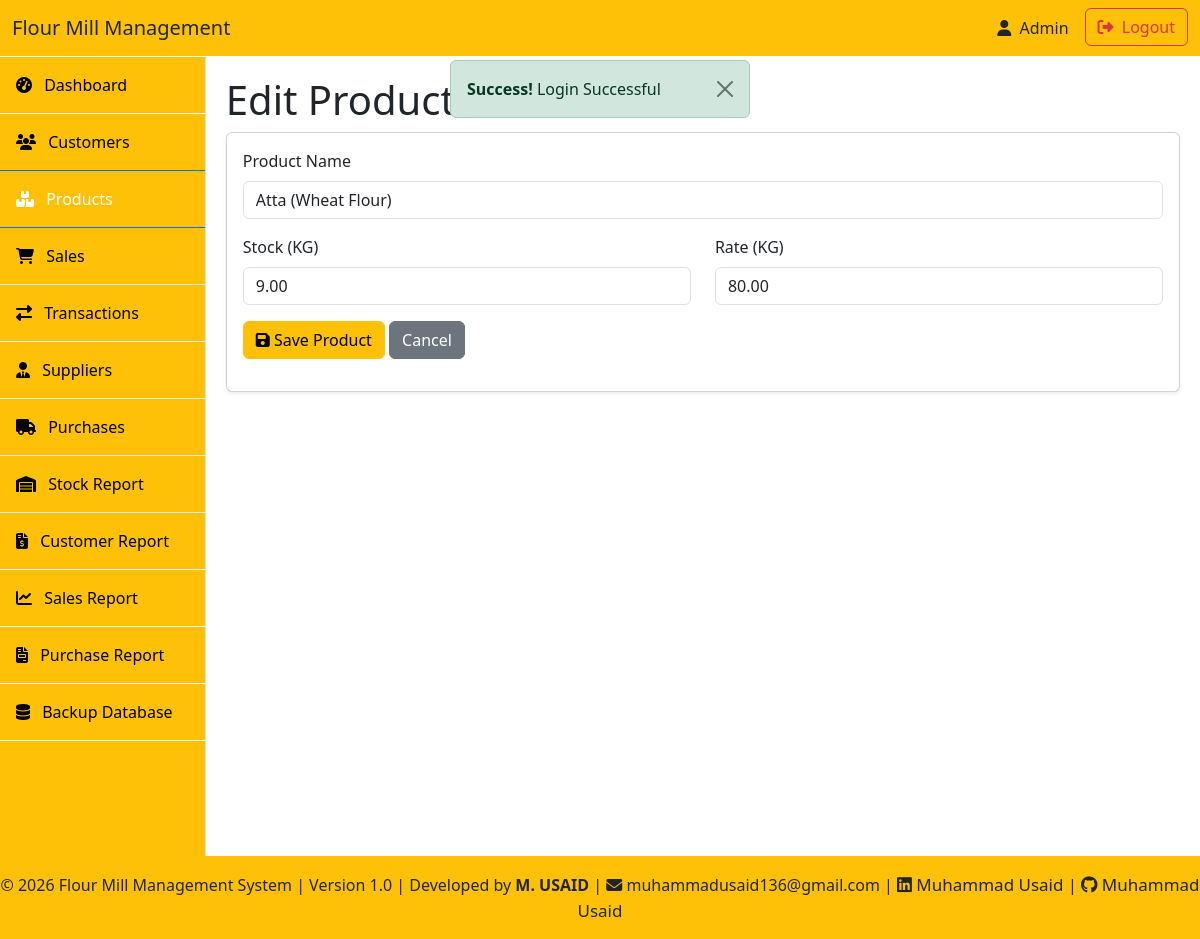
/products/product_edit.php?id=1 (signed in), run on the app's committed database.
### tables this page shows
CREATE TABLE `products` (
  `id` int(11) NOT NULL AUTO_INCREMENT,
  `name` varchar(255) NOT NULL,
  `created_at` timestamp NOT NULL DEFAULT current_timestamp(),
  `updated_at` timestamp NOT NULL DEFAULT current_timestamp() ON UPDATE current_timestamp(),
  `stock_kg` decimal(10,2) DEFAULT NULL,
  `rate_per_kg` decimal(10,2) DEFAULT NULL,
  PRIMARY KEY (`id`)
);

### includes/functions.php (called while the page is built, shortened)
<?php
function e(string $value): string
{
    return htmlspecialchars($value ?? '', ENT_QUOTES | ENT_SUBSTITUTE, 'UTF-8');
}

### products/product_edit.php (the view, shortened to what this page needs)
<?php
include "../includes/init.php";
include "../layout/header.php";
$id = $_GET['id'];
$stmt = mysqli_prepare($conn, "
SELECT * FROM products WHERE id = ?
");
mysqli_stmt_bind_param($stmt, "i", $id);
mysqli_stmt_execute($stmt);
$result = mysqli_stmt_get_result($stmt);
$row = mysqli_fetch_assoc($result);
?>
<h1>Edit Product</h1>
<div class="card shadow-sm">
    <div class="card-body">
        <form action="product_edit_process.php" method="post">
            <div class="mb-3">
                <label for="name" class="form-label">Product Name</label>
                <input type="text" class="form-control" id="name" value="<?= e($row['name']); ?>" name="product_name" placeholder="Enter product name">
            </div>
            <div class="row">
                <div class="col col-md-6 mb-3">
                    <label for="exampleFormControlInput1" class="form-label">Stock (KG)</label>
                    <input type="number" step="0.01" class="form-control" value="<?= e($row['stock_kg']); ?>" name="stock_kg" id="exampleFormControlInput1" placeholder="Enter stock">
                </div>
                <div class="col col-md-6 mb-3">
                    <label for="exampleFormControlInput1" class="form-label">Rate (KG)</label>
                    <input type="number" step="0.01" class="form-control" name="rate_per_kg" value="<?= e($row['rate_per_kg']); ?>" id="exampleFormControlInput1" placeholder="Enter rate per kg">
                </div>
            </div>
            <div class="mb-3">
                <button type="submit" class="btn btn-warning"><i class="fa fa-save"></i> Save Product</button>
                <a href="product_list.php" class="btn btn-secondary">Cancel</a>
            </div>
        </form>
    </div>
</div>
<?php include "../layout/footer.php";
?>

### layout/header.php (style rules this page uses)
body { overflow-x: hidden; }

### data on the page
products: product_name "Atta (Wheat Flour)", stock_kg "9.00", rate_per_kg "80.00"

### other printed values
$msg "Login Successful"
